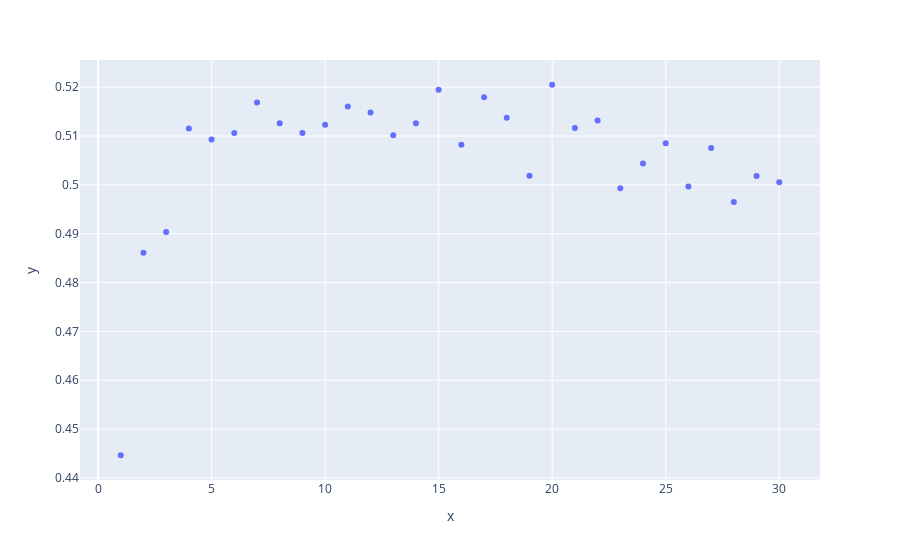

Source (notebook cell):
### Code cell
fig = px.scatter(x=range(1,31), y=precisions)
fig.show()

### Figure 1 — Plotly figure (JSON) as saved in the notebook; plotly's stock layout.template omitted (floating-point values rounded to 4 significant figures)
{"data": [{"hovertemplate": "x=%{x}<br>y=%{y}<extra></extra>", "legendgroup": "", "marker": {"color": "#636efa", "symbol": "circle"}, "mode": "markers", "name": "", "orientation": "v", "showlegend": false, "type": "scatter", "x": [1, 2, 3, 4, 5, 6, 7, 8, 9, 10, 11, 12, 13, 14, 15, 16, 17, 18, 19, 20, 21, 22, 23, 24, 25, 26, 27, 28, 29, 30], "xaxis": "x", "y": [0.4447, 0.4861, 0.4903, 0.5115, 0.5093, 0.5106, 0.5169, 0.5126, 0.5106, 0.5123, 0.5161, 0.5148, 0.5102, 0.5126, 0.5195, 0.5082, 0.5179, 0.5137, 0.5019, 0.5205, 0.5116, 0.5131, 0.4993, 0.5044, 0.5085, 0.4996, 0.5075, 0.4965, 0.5018, 0.5005], "yaxis": "y"}], "layout": {"legend": {"tracegroupgap": 0}, "margin": {"t": 60}, "xaxis": {"anchor": "y", "domain": [0, 1], "title": {"text": "x"}}, "yaxis": {"anchor": "x", "domain": [0, 1], "title": {"text": "y"}}}}
